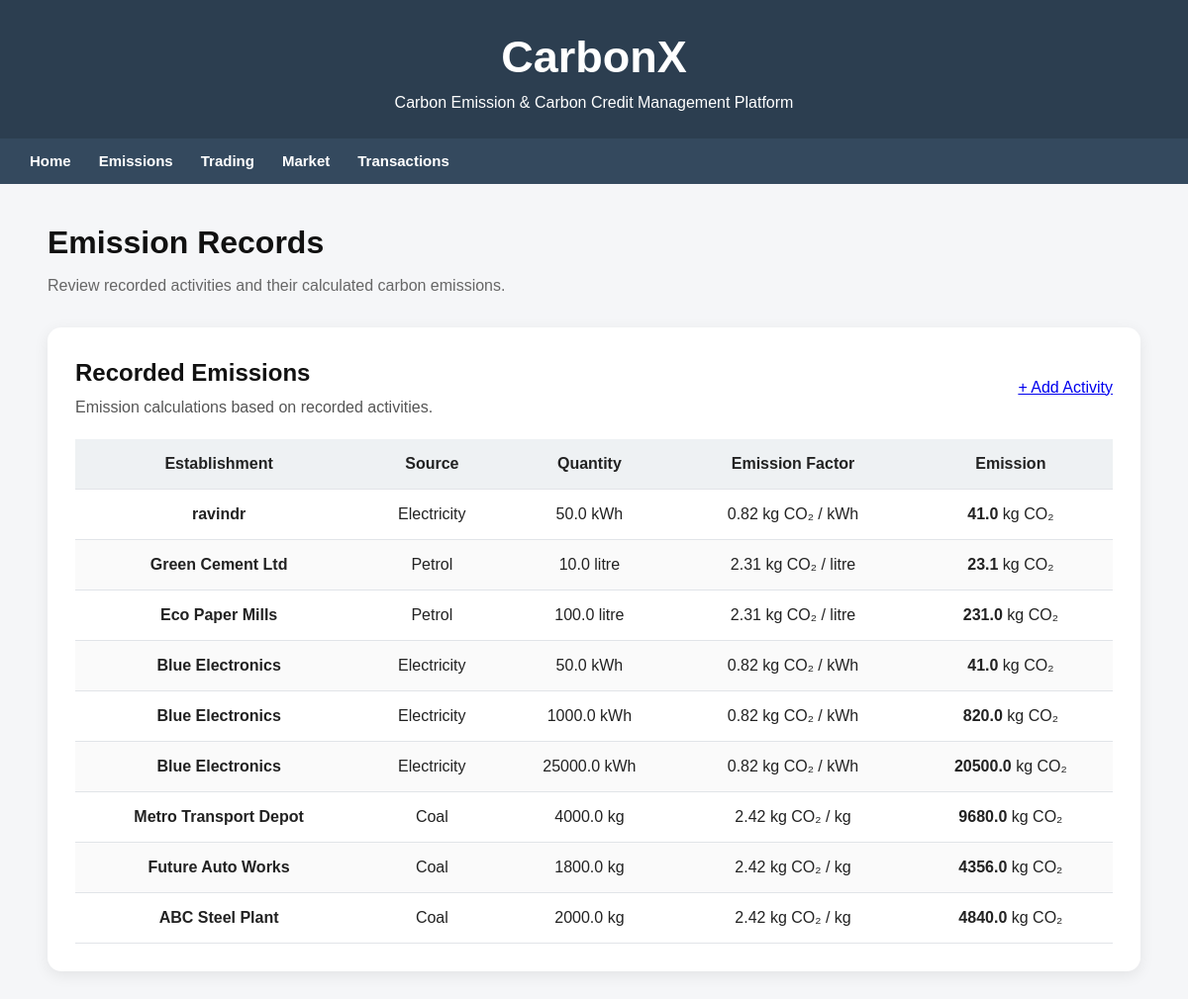
The app's page /emissions with its own data.
### tables this page shows
CREATE TABLE "Emission_Record" (record_id INTEGER PRIMARY KEY AUTOINCREMENT, activity_id INTEGER UNIQUE, emission_kg REAL);

CREATE TABLE Establishment (    est_id INTEGER PRIMARY KEY AUTOINCREMENT,    est_name TEXT NOT NULL,    est_type TEXT,    location TEXT);

CREATE TABLE Emission_Source (    source_id INTEGER PRIMARY KEY AUTOINCREMENT,    source_name TEXT,    unit TEXT);

CREATE TABLE Activity_Data (    activity_id INTEGER PRIMARY KEY AUTOINCREMENT,    est_id INTEGER,    source_id INTEGER,    period TEXT,    quantity REAL,    FOREIGN KEY (est_id) REFERENCES Establishment(est_id),    FOREIGN KEY (source_id) REFERENCES Emission_Source(source_id));

CREATE TABLE Emission_Factor (    factor_id INTEGER PRIMARY KEY AUTOINCREMENT,    source_id INTEGER,    factor_value REAL, effective_year INTEGER, is_active INTEGER DEFAULT 1,    FOREIGN KEY (source_id) REFERENCES Emission_Source(source_id));

### app.py (the view)
@app.route("/emissions")
def emissions():
    with sqlite3.connect("cc.db") as conn:
        conn.row_factory = sqlite3.Row
        rows = conn.execute("""
        SELECT
          e.est_name,
          s.source_name,
          s.unit,
          ad.quantity,
          ef.factor_value,
          er.emission_kg

        FROM Emission_Record er

        JOIN Activity_Data ad
        ON er.activity_id = ad.activity_id

        JOIN Establishment e
        ON ad.est_id = e.est_id

        JOIN Emission_Source s
        ON ad.source_id = s.source_id

        JOIN Emission_Factor ef
        ON s.source_id = ef.source_id
        """).fetchall()
    clean_rows = []
    for r in rows:
        clean_rows.append({
            "est_name": r["est_name"],
            "source_name": r["source_name"],
            "unit": r["unit"],
            "quantity": r["quantity"],
            "factor_value": r["factor_value"],
            "emission_kg": round(r["emission_kg"], 2)
        })
    return render_template("emissions.html", rows=clean_rows)

### templates/emissions.html (shortened to what this page needs)
{% extends "base.html" %}
{% block content %}
<div class="page-header">
    <h1>Emission Records</h1>
    <p>Review recorded activities and their calculated carbon emissions.</p>
</div>
<div class="data-card">
    <div class="card-header">
        <div>
            <h2>Recorded Emissions</h2>
            <p>Emission calculations based on recorded activities.</p>
        </div>
        <a href="/add_activity" class="primary-button">
            + Add Activity
        </a>
    </div>
    {% if rows %}
    <div class="table-container">
        <table>
            <thead>
                <tr>
                    <th>Establishment</th>
                    <th>Source</th>
                    <th>Quantity</th>
                    <th>Emission Factor</th>
                    <th>Emission</th>
                </tr>
            </thead>
            <tbody>
                {% for r in rows %}
                <tr>
                    <td>
                        <strong>{{ r.est_name }}</strong>
                    </td>
                    <td>
                        {{ r.source_name }}
                    </td>
                    <td>
                        {{ r.quantity }} {{ r.unit }}
                    </td>
                    <td>
                        {{ r.factor_value }}
                        kg CO₂ / {{ r.unit }}
                    </td>
                    <td>
                        <strong>{{ r.emission_kg }}</strong>
                        kg CO₂
                    </td>
                </tr>
                {% endfor %}
            </tbody>
        </table>
    </div>
    {% endif %}
</div>
{% endblock %}

### static/style.css (style rules this page uses)
* { box-sizing: border-box; }
body { margin: 0; font-family: Arial, sans-serif; background: #f5f6f8; color: #222; line-height: 1.5; }
h1, h2, h3 { color: #111; }
h1, h2 { margin-top: 0; }
p { color: #555; }
table { width: 100%; border-collapse: collapse; background: #fff; }
table th, table td { border-bottom: 1px solid #e1e4e8; padding: 13px 14px; text-align: center; }
table th { background: #eef1f3; font-weight: 700; }
table tr:nth-child(even) { background: #fafafa; }
.table-container { width: 100%; overflow-x: auto; }
.page-header { margin-bottom: 30px; }
.page-header h1 { margin-bottom: 8px; }
.page-header p, .section-subtitle { color: #666; margin-top: 0; }
.trade-card, .data-card { background: #fff; padding: 28px; border-radius: 14px; box-shadow: 0 4px 15px rgba(0, 0, 0, 0.08); }
.trade-card h2, .data-card h2 { margin-top: 0; }
.data-card { margin-bottom: 30px; }
.card-header { display: flex; justify-content: space-between; align-items: center; gap: 20px; margin-bottom: 20px; }
.card-header h2 { margin-bottom: 5px; }
.card-header p { margin: 0; }

### records on screen
Emission_Record: est_name "ravindr", source_name "Electricity", quantity "50.0", unit "kWh", factor_value "0.82", emission_kg "41.0"
Emission_Record: est_name "Green Cement Ltd", source_name "Petrol", quantity "10.0", unit "litre", factor_value "2.31", emission_kg "23.1"
Emission_Record: est_name "Eco Paper Mills", source_name "Petrol", quantity "100.0", unit "litre", factor_value "2.31", emission_kg "231.0"
Emission_Record: est_name "Blue Electronics", source_name "Electricity", quantity "50.0", unit "kWh", factor_value "0.82", emission_kg "41.0"
Emission_Record: est_name "Blue Electronics", source_name "Electricity", quantity "1000.0", unit "kWh", factor_value "0.82", emission_kg "820.0"
Emission_Record: est_name "Blue Electronics", source_name "Electricity", quantity "25000.0", unit "kWh", factor_value "0.82", emission_kg "20500.0"
Emission_Record: est_name "Metro Transport Depot", source_name "Coal", quantity "4000.0", unit "kg", factor_value "2.42", emission_kg "9680.0"
Emission_Record: est_name "Future Auto Works", source_name "Coal", quantity "1800.0", unit "kg", factor_value "2.42", emission_kg "4356.0"
Emission_Record: est_name "ABC Steel Plant", source_name "Coal", quantity "2000.0", unit "kg", factor_value "2.42", emission_kg "4840.0"
